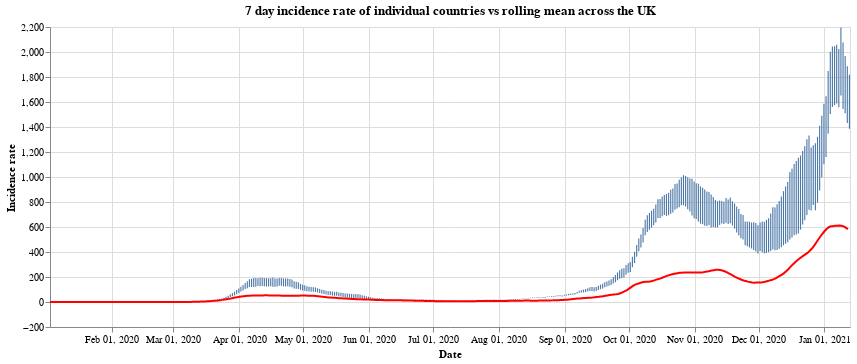

The notebook cell saved with this chart:
### Code cell
#collapse
countries = uk_cases['areaName'].unique()
countries.sort()

selection = alt.selection_single(
    name='Select',
    fields=['areaName'],
    init={'areaName': 'Wales'},
    bind={'areaName': alt.binding_select(options=countries)}
)

# scatter plot, modify opacity based on selection
bars = alt.Chart(uk_cases).mark_bar().add_selection(
    selection
).encode(
    x=alt.X("yearmonthdate(date):T", axis=alt.Axis(title='Date')),
    y=alt.Y("weeklyCasesRate:Q", axis=alt.Axis(title='Incidence rate')),
    tooltip='weeklyCasesRate:Q',
    opacity=alt.condition(selection, alt.value(1), alt.value(0))
).properties(title=f'7 day incidence rate of individual countries vs rolling mean across the UK', width=800)

line = alt.Chart(overview_cases).mark_line(
    color='red',
    size=2,
).transform_window(
    rolling_mean='mean(weeklyCasesRate)',
    frame=[0, 7]
).encode(
    x='yearmonthdate(date):T',
    y='rolling_mean:Q'
)

alt.layer(bars, line)

### Figure 1 — Vega-Lite specification as saved in the notebook (floating-point values rounded to 4 significant figures; data arrays with more than 128 entries replaced by an {"elided": "..."} marker saying what was removed)
{"config": {"view": {"continuousWidth": 400, "continuousHeight": 300}}, "layer": [{"data": {"name": "data-4684a6fb9a1fc7d8d9abac817cd0bd53"}, "mark": "bar", "encoding": {"opacity": {"condition": {"value": 1, "selection": "Select"}, "value": 0}, "tooltip": {"type": "quantitative", "field": "weeklyCasesRate"}, "x": {"type": "temporal", "axis": {"title": "Date"}, "field": "date", "timeUnit": "yearmonthdate"}, "y": {"type": "quantitative", "axis": {"title": "Incidence rate"}, "field": "weeklyCasesRate"}}, "selection": {"Select": {"type": "single", "fields": ["areaName"], "init": {"areaName": "Wales"}, "bind": {"areaName": {"input": "select", "options": ["England", "Northern Ireland", "Scotland", "Wales"]}}}}, "title": "7 day incidence rate of individual countries vs rolling mean across the UK", "width": 800}, {"data": {"name": "data-6c61a90519203a48c4fb273ade1eec00"}, "mark": {"type": "line", "color": "red", "size": 2}, "encoding": {"x": {"type": "temporal", "field": "date", "timeUnit": "yearmonthdate"}, "y": {"type": "quantitative", "field": "rolling_mean"}}, "transform": [{"window": [{"op": "mean", "field": "weeklyCasesRate", "as": "rolling_mean"}], "frame": [0, 7]}]}], "$schema": "https://vega.github.io/schema/vega-lite/v4.8.1.json", "datasets": {"data-4684a6fb9a1fc7d8d9abac817cd0bd53": {"elided": "1504 records"}, "data-6c61a90519203a48c4fb273ade1eec00": {"elided": "376 records"}}}
